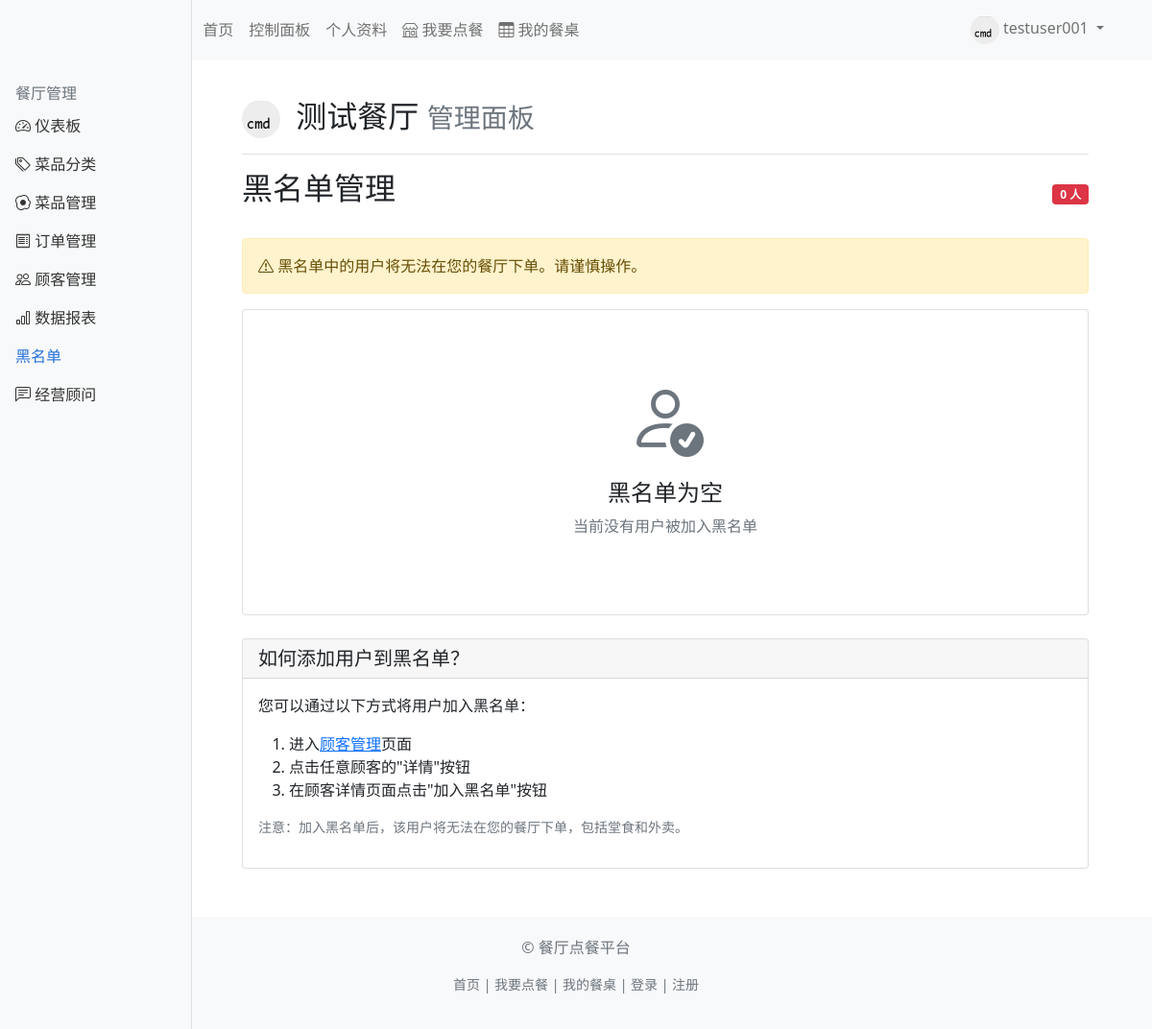
The page /restaurant/1/blacklist (signed in) on the database its author committed.
### app/models.py (models this page shows, shortened)
class User(UserMixin, db.Model):
    id = db.Column(db.Integer, primary_key=True)
    username = db.Column(db.String(64), unique=True, nullable=False, index=True)
    email = db.Column(db.String(120), unique=True, nullable=False, index=True)
    password_hash = db.Column(db.String(256), nullable=False)
    avatar_path = db.Column(db.String(200), default='default_avatar.png')
    created_at = db.Column(db.DateTime, default=datetime.utcnow)
    is_active = db.Column(db.Boolean, default=True)
    role = db.Column(db.String(20), default='customer')  # 'customer' 或 'owner'
    restaurant = db.relationship('Restaurant', backref='owner', uselist=False, lazy=True)
    orders = db.relationship('Order', backref='customer', lazy='dynamic')
    blacklisted_by = db.relationship('Blacklist', backref='user', lazy='dynamic')

class Restaurant(db.Model):
    id = db.Column(db.Integer, primary_key=True)
    name = db.Column(db.String(100), unique=True, nullable=False, index=True)
    logo_path = db.Column(db.String(200), default='default_logo.png')
    description = db.Column(db.Text)
    owner_id = db.Column(db.Integer, db.ForeignKey('user.id'), nullable=False)
    created_at = db.Column(db.DateTime, default=datetime.utcnow)
    total_sales = db.Column(db.Float, default=0.0)  # 餐厅总销售额，用于排序
    categories = db.relationship('Category', backref='restaurant', lazy='dynamic', cascade='all, delete-orphan')
    dishes = db.relationship('Dish', backref='restaurant', lazy='dynamic', cascade='all, delete-orphan')
    orders = db.relationship('Order', backref='restaurant', lazy='dynamic')
    blacklist = db.relationship('Blacklist', backref='restaurant', lazy='dynamic', cascade='all, delete-orphan')

### app/routes/restaurant.py (the view)
@restaurant_bp.route('/<int:restaurant_id>/blacklist')
@login_required
@restaurant_owner_required
def blacklist(restaurant_id):
    restaurant = Restaurant.query.get_or_404(restaurant_id)
    page = request.args.get('page', 1, type=int)
    per_page = 20
    blacklist_records = Blacklist.query.filter_by(
        restaurant_id=restaurant_id
    ).order_by(Blacklist.created_at.desc()).paginate(page=page, per_page=per_page, error_out=False)
    return render_template('restaurant/blacklist.html',
                         title='黑名单管理',
                         restaurant=restaurant,
                         blacklist=blacklist_records)

### app/routes/restaurant.py (called while the page is built)
def restaurant_owner_required(f):
    from functools import wraps
    @wraps(f)
    def decorated_function(restaurant_id, *args, **kwargs):
        restaurant = Restaurant.query.get_or_404(restaurant_id)
        if current_user.id != restaurant.owner_id:
            abort(403)  # 禁止访问
        return f(restaurant_id, *args, **kwargs)
    return decorated_function

### app/templates/restaurant/blacklist.html
{% extends "restaurant/base.html" %}
{% block restaurant_content %}
<div class="d-flex justify-content-between align-items-center mb-4">
    <h2>黑名单管理</h2>
    <div>
        <span class="badge bg-danger">{{ blacklist.total }} 人</span>
    </div>
</div>
<div class="alert alert-warning">
    <i class="bi bi-exclamation-triangle"></i>
    黑名单中的用户将无法在您的餐厅下单。请谨慎操作。
</div>
<div class="card">
    <div class="card-body">
        {% if blacklist.items %}
        <div class="table-responsive">
            <table class="table table-hover">
                <thead>
                    <tr>
                        <th>用户</th>
                        <th>拉黑原因</th>
                        <th>拉黑时间</th>
                        <th>操作</th>
                    </tr>
                </thead>
                <tbody>
                    {% for record in blacklist.items %}
                    <tr>
                        <td>
                            <div class="d-flex align-items-center">
                                <img src="{{ url_for('static', filename='uploads/avatars/' + record.user.avatar_path) }}"
                                     alt="头像" class="rounded-circle me-2" width="40" height="40">
                                <div>
                                    <strong>{{ record.user.username }}</strong>
                                    <div class="text-muted small">{{ record.user.email }}</div>
                                </div>
                            </div>
                        </td>
                        <td>
                            {% if record.reason %}
                            {{ record.reason }}
                            {% else %}
                            <span class="text-muted">未填写原因</span>
                            {% endif %}
                        </td>
                        <td>{{ record.created_at.strftime('%Y-%m-%d %H:%M') }}</td>
                        <td>
                            <form method="POST" action="{{ url_for('restaurant.remove_from_blacklist', restaurant_id=restaurant.id, record_id=record.id) }}"
                                  class="d-inline">
                                <button type="submit" class="btn btn-sm btn-success" onclick="return confirm('确定要将该用户移出黑名单吗？')">
                                    <i class="bi bi-person-check"></i> 移出
                                </button>
                            </form>
                            <a href="{{ url_for('restaurant.customer_detail', restaurant_id=restaurant.id, customer_id=record.user.id) }}"
                               class="btn btn-sm btn-outline-info">
                                详情
                            </a>
                        </td>
                    </tr>
                    {% endfor %}
                </tbody>
            </table>
        </div>
        {% if blacklist.pages > 1 %}
        <nav aria-label="黑名单分页" class="mt-4">
            <ul class="pagination justify-content-center">
                {% if blacklist.has_prev %}
                <li class="page-item">
                    <a class="page-link" href="{{ url_for('restaurant.blacklist', restaurant_id=restaurant.id, page=blacklist.prev_num) }}">
                        上一页
                    </a>
                </li>
                {% else %}
                <li class="page-item disabled">
                    <span class="page-link">上一页</span>
                </li>
                {% endif %}
                {% for page_num in blacklist.iter_pages(left_edge=1, right_edge=1, left_current=2, right_current=2) %}
                    {% if page_num %}
                        {% if page_num == blacklist.page %}
                        <li class="page-item active">
                            <span class="page-link">{{ page_num }}</span>
                        </li>
                        {% else %}
                        <li class="page-item">
                            <a class="page-link" href="{{ url_for('restaurant.blacklist', restaurant_id=restaurant.id, page=page_num) }}">
                                {{ page_num }}
                            </a>
                        </li>
                        {% endif %}
                    {% else %}
                        <li class="page-item disabled">
                            <span class="page-link">...</span>
                        </li>
                    {% endif %}
                {% endfor %}
                {% if blacklist.has_next %}
                <li class="page-item">
                    <a class="page-link" href="{{ url_for('restaurant.blacklist', restaurant_id=restaurant.id, page=blacklist.next_num) }}">
                        下一页
                    </a>
                </li>
                {% else %}
                <li class="page-item disabled">
                    <span class="page-link">下一页</span>
                </li>
                {% endif %}
            </ul>
        </nav>
        {% endif %}
        {% else %}
        <div class="text-center py-5">
            <i class="bi bi-person-check display-1 text-muted"></i>
            <h4 class="mt-3">黑名单为空</h4>
            <p class="text-muted">当前没有用户被加入黑名单</p>
        </div>
        {% endif %}
    </div>
</div>
<div class="card mt-4">
    <div class="card-header">
        <h5 class="mb-0">如何添加用户到黑名单？</h5>
    </div>
    <div class="card-body">
        <p>您可以通过以下方式将用户加入黑名单：</p>
        <ol>
            <li>进入<a href="{{ url_for('restaurant.customers', restaurant_id=restaurant.id) }}">顾客管理</a>页面</li>
            <li>点击任意顾客的"详情"按钮</li>
            <li>在顾客详情页面点击"加入黑名单"按钮</li>
        </ol>
        <p class="text-muted small">注意：加入黑名单后，该用户将无法在您的餐厅下单，包括堂食和外卖。</p>
    </div>
</div>
{% endblock %}

### app/templates/restaurant/base.html (shortened to what this page needs)
{% extends "base.html" %}
{% block content %}
<div class="container-fluid">
    <div class="row">
        <div class="col-md-3 col-lg-2 d-md-block bg-light sidebar">
            <div class="position-sticky pt-3">
                <h6 class="sidebar-heading d-flex justify-content-between align-items-center px-3 mt-4 mb-1 text-muted">
                    <span>餐厅管理</span>
                </h6>
                <ul class="nav flex-column">
                    <li class="nav-item">
                        <a class="nav-link {% if request.endpoint == 'restaurant.dashboard' %}active{% endif %}"
                           href="{{ url_for('restaurant.dashboard', restaurant_id=restaurant.id) }}">
                            <i class="bi bi-speedometer2"></i> 仪表板
                        </a>
                    </li>
                    <li class="nav-item">
                        <a class="nav-link {% if request.endpoint == 'restaurant.categories' %}active{% endif %}"
                           href="{{ url_for('restaurant.categories', restaurant_id=restaurant.id) }}">
                            <i class="bi bi-tags"></i> 菜品分类
                        </a>
                    </li>
                    <li class="nav-item">
                        <a class="nav-link {% if request.endpoint == 'restaurant.dishes' %}active{% endif %}"
                           href="{{ url_for('restaurant.dishes', restaurant_id=restaurant.id) }}">
                            <i class="bi bi-egg-fried"></i> 菜品管理
                        </a>
                    </li>
                    <li class="nav-item">
                        <a class="nav-link {% if request.endpoint == 'restaurant.orders' %}active{% endif %}"
                           href="{{ url_for('restaurant.orders', restaurant_id=restaurant.id) }}">
                            <i class="bi bi-receipt"></i> 订单管理
                        </a>
                    </li>
                    <li class="nav-item">
                        <a class="nav-link {% if request.endpoint == 'restaurant.customers' %}active{% endif %}"
                           href="{{ url_for('restaurant.customers', restaurant_id=restaurant.id) }}">
                            <i class="bi bi-people"></i> 顾客管理
                        </a>
                    </li>
                    <li class="nav-item">
                        <a class="nav-link {% if request.endpoint == 'restaurant.reports' %}active{% endif %}"
                           href="{{ url_for('restaurant.reports', restaurant_id=restaurant.id) }}">
                            <i class="bi bi-bar-chart"></i> 数据报表
                        </a>
                    </li>
                    <li class="nav-item">
                        <a class="nav-link {% if request.endpoint == 'restaurant.blacklist' %}active{% endif %}"
                           href="{{ url_for('restaurant.blacklist', restaurant_id=restaurant.id) }}">
                             黑名单
                        </a>
                    </li>
                    <li class="nav-item">
                        <a class="nav-link {% if request.endpoint == 'restaurant.advisor' %}active{% endif %}"
                           href="{{ url_for('restaurant.advisor', restaurant_id=restaurant.id) }}">
                            <i class="bi bi-chat-left-text"></i> 经营顾问
                        </a>
                    </li>
                </ul>
            </div>
        </div>
        <main class="col-md-9 ms-sm-auto col-lg-10 px-md-4">
            <div class="d-flex justify-content-between flex-wrap flex-md-nowrap align-items-center pt-3 pb-2 mb-3 border-bottom">
                <h1 class="h2">
                    {% if restaurant.logo_path %}
                    <img src="{{ url_for('static', filename='uploads/logos/' + restaurant.logo_path) }}"
                         alt="Logo" width="40" height="40" class="rounded-circle me-2">
                    {% endif %}
                    {{ restaurant.name }}
                    <small class="text-muted">管理面板</small>
                </h1>
            </div>
            {% block restaurant_content %}{% endblock %}
        </main>
    </div>
</div>
{% endblock %}

### app/templates/base.html (shortened to what this page needs)
<!DOCTYPE html>
<html lang="zh-CN">
<head>
    <link href="https://cdn.jsdelivr.net/npm/bootstrap@5.1.3/dist/css/bootstrap.min.css" rel="stylesheet">
    <link rel="stylesheet" href="https://cdn.jsdelivr.net/npm/bootstrap-icons@1.8.1/font/bootstrap-icons.css">
</head>
<body>
    <nav class="navbar navbar-expand-lg navbar-light bg-light">
        <div class="container">
            <a class="navbar-brand" href="{{ url_for('main.index') }}">
            </a>
            <div class="collapse navbar-collapse" id="navbarNav">
                <ul class="navbar-nav me-auto">
                    <li class="nav-item">
                        <a class="nav-link" href="{{ url_for('main.index') }}">首页</a>
                    </li>
                    {% if current_user.is_authenticated %}
                    <li class="nav-item">
                        <a class="nav-link" href="{{ url_for('main.dashboard') }}">控制面板</a>
                    </li>
                    <li class="nav-item">
                        <a class="nav-link" href="{{ url_for('auth.profile') }}">个人资料</a>
                    </li>
                    <li class="nav-item">
                        <a class="nav-link" href="{{ url_for('main.restaurants') }}">
                            <i class="bi bi-shop"></i> 我要点餐
                        </a>
                    </li>
                    <li class="nav-item">
                        <a class="nav-link" href="{{ url_for('main.my_table') }}">
                            <i class="bi bi-table"></i> 我的餐桌
                        </a>
                    </li>
                    {% endif %}
                </ul>
                <ul class="navbar-nav">
                    {% if current_user.is_authenticated %}
                    <li class="nav-item dropdown">
                        <a class="nav-link dropdown-toggle" href="#" id="navbarDropdown" role="button" data-bs-toggle="dropdown">
                            <img src="{{ url_for('static', filename='uploads/avatars/' + current_user.avatar_path) }}"
                                 alt="头像" class="rounded-circle" width="30" height="30">
                            {{ current_user.username }}
                        </a>
                    </li>
                    {% endif %}
                </ul>
            </div>
        </div>
    </nav>
    <main class="container mt-4">
        {% block content %}{% endblock %}
    </main>
    <footer class="footer">
        <div class="container text-center">
            <p class="text-muted">© 餐厅点餐平台</p>
            <p class="text-muted small">
                <a href="{{ url_for('main.index') }}" class="text-decoration-none text-muted">首页</a> |
                {% if current_user.is_authenticated %}
                <a href="{{ url_for('main.restaurants') }}" class="text-decoration-none text-muted">我要点餐</a> |
                <a href="{{ url_for('main.my_table') }}" class="text-decoration-none text-muted">我的餐桌</a> |
                {% endif %}
                <a href="{{ url_for('auth.login') }}" class="text-decoration-none text-muted">登录</a> |
                <a href="{{ url_for('auth.register') }}" class="text-decoration-none text-muted">注册</a>
            </p>
        </div>
    </footer>
</body>
</html>

### app/templates/base.html (style rules this page uses)
.navbar-brand { font-weight: bold; }
.footer { margin-top: 50px; padding: 20px 0; background-color: #f8f9fa; }

### app/templates/restaurant/base.html (style rules this page uses)
.sidebar { position: fixed; top: 0; bottom: 0; left: 0; z-index: 100; padding: 48px 0 0; box-shadow: inset -1px 0 0 rgba(0, 0, 0, .1); }
.sidebar .nav-link { font-weight: 500; color: #333; }
.sidebar .nav-link.active { color: #2470dc; }

### rows shown on the page
User: avatar_path (picture), username "testuser001"
Restaurant: logo_path (picture), name "测试餐厅"

### other values the page prints
{{ blacklist.total }} "0"
